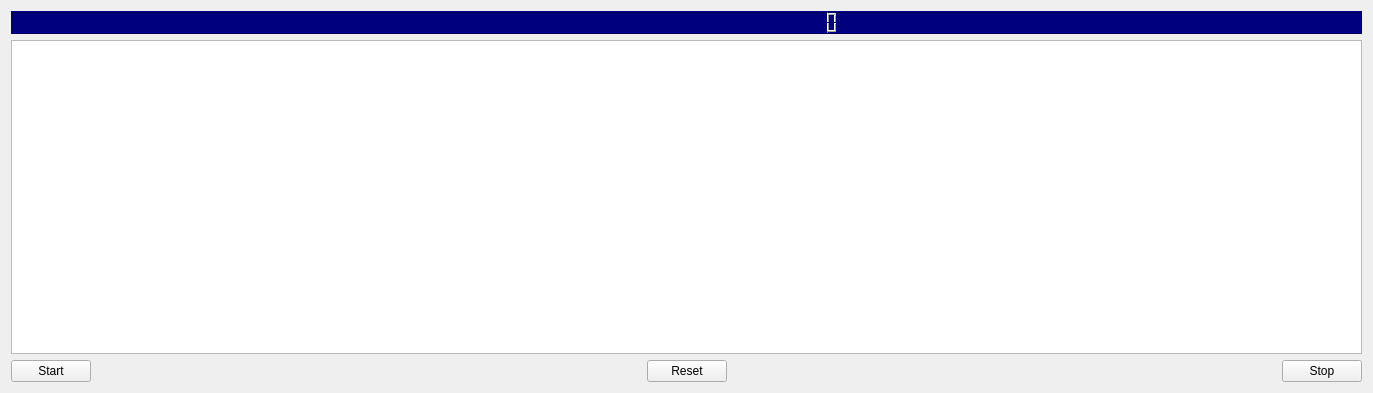
<?xml version="1.0" encoding="UTF-8"?>
<ui version="4.0">
 <class>wdgPrimeGui</class>
 <widget class="QWidget" name="wdgPrimeGui">
  <property name="geometry">
   <rect>
    <x>0</x>
    <y>0</y>
    <width>1373</width>
    <height>393</height>
   </rect>
  </property>
  <property name="windowTitle">
   <string>Calculate Primenumbers</string>
  </property>
  <layout class="QGridLayout" name="gridLayout">
   <item row="0" column="0">
    <layout class="QVBoxLayout" name="verticalLayout">
     <item>
      <widget class="QLCDNumber" name="currentValue">
       <property name="font">
        <font>
         <pointsize>13</pointsize>
         <bold>true</bold>
        </font>
       </property>
       <property name="styleSheet">
        <string notr="true">color: rgb(170, 255, 0);
background-color: rgb(0, 0, 127);</string>
       </property>
       <property name="digitCount">
        <number>30</number>
       </property>
      </widget>
     </item>
     <item>
      <widget class="QPlainTextEdit" name="listPrimes">
       <property name="undoRedoEnabled">
        <bool>false</bool>
       </property>
       <property name="textInteractionFlags">
        <set>Qt::NoTextInteraction</set>
       </property>
       <property name="centerOnScroll">
        <bool>false</bool>
       </property>
      </widget>
     </item>
     <item>
      <layout class="QHBoxLayout" name="horizontalLayout">
       <item>
        <widget class="QPushButton" name="cmdStartButton">
         <property name="text">
          <string>Start</string>
         </property>
        </widget>
       </item>
       <item>
        <spacer name="horizontalSpacer_2">
         <property name="orientation">
          <enum>Qt::Horizontal</enum>
         </property>
         <property name="sizeHint" stdset="0">
          <size>
           <width>40</width>
           <height>20</height>
          </size>
         </property>
        </spacer>
       </item>
       <item>
        <widget class="QPushButton" name="cmdResetButton">
         <property name="text">
          <string>Reset</string>
         </property>
        </widget>
       </item>
       <item>
        <spacer name="horizontalSpacer">
         <property name="orientation">
          <enum>Qt::Horizontal</enum>
         </property>
         <property name="sizeHint" stdset="0">
          <size>
           <width>40</width>
           <height>20</height>
          </size>
         </property>
        </spacer>
       </item>
       <item>
        <widget class="QPushButton" name="cmdStopButton">
         <property name="text">
          <string>Stop</string>
         </property>
        </widget>
       </item>
      </layout>
     </item>
    </layout>
   </item>
  </layout>
 </widget>
 <resources/>
 <connections/>
</ui>
